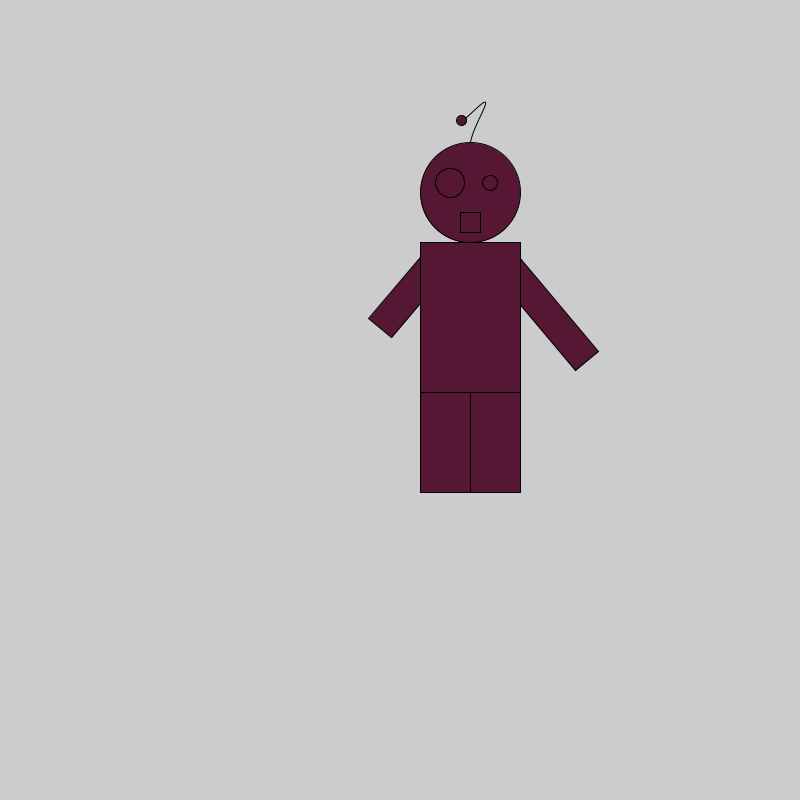
Frame 1 (no input)
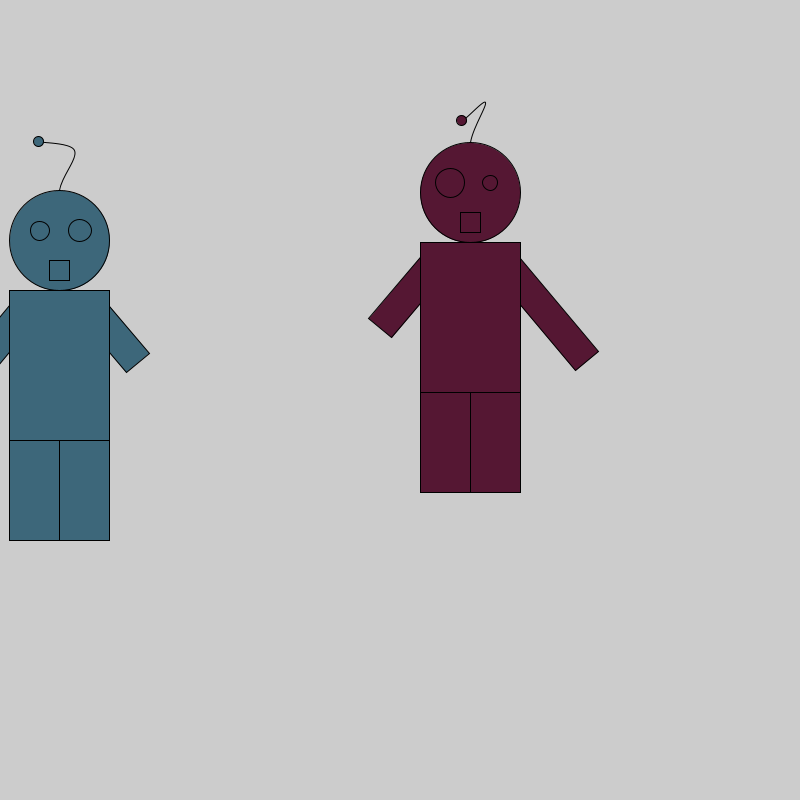
Frame 2 (the mouse pressed at the canvas centre, redrawn once)

The Processing sketch that drew these frames (run headless with seeded random() and noise(); the mouse was pressed at the canvas centre and the sketch redrawn once):

// Processing sketch: processing_54109
// ── processing_54109.pde

void setup() {
  size(800, 800); 
  smooth();
  noLoop();
}

void draw() {
  drawRobot(random(50, width-100), 
            random(50, height-200), 
            random(10, 30), 
            random(10, 30), 
            random(70, 150), 
            random(70, 150), 
            random(-100, 100),
            random(-100, -50),
            color(random(0, 255), random(0, 255), random(0, 255)));
}


void drawRobot(float x, float y, float eyeLeft, float eyeRight, float armLengthRight, float armLengthLeft, float dirX, float dirY, color c) {
  pushMatrix();
  translate(x, y);
  fill(c);
  ellipse(0, 0, 100, 100);

  
  pushMatrix();
  translate(-90, 50);
  rotate(radians(40));
  rect(40, -30, 30, armLengthLeft);
  popMatrix();
  pushMatrix();
  translate(50, 50);
  rotate(radians(-40));
  rect(-40, -5, 30, armLengthRight);
  popMatrix();
  rect(-50, 50, 100, 150);
  rect(-50, 200, 50, 100);
  rect(0, 200, 50, 100);

  noFill();
  beginShape();
  curveVertex(0, 0);
  curveVertex(0, -50);
  curveVertex(15, -90);
  curveVertex(dirX, dirY);
  curveVertex(0, -100);
  endShape(); 

  fill(c);
  ellipse(dirX, dirY, 10, 10);
  ellipse(-20, -10, eyeLeft, eyeLeft);
  ellipse(20, -10, eyeRight, eyeRight);
  rect(-10, 20, 20, 20); 
  popMatrix();
}

void mousePressed() {
 redraw(); 
}
